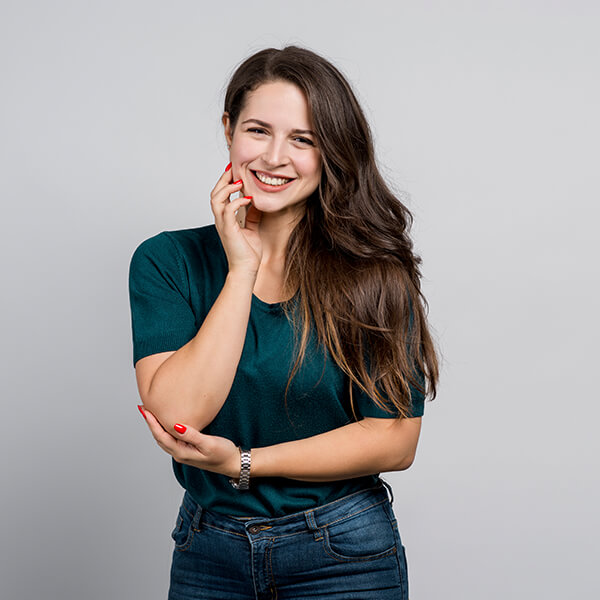
#> input picture faces/trainer-2.jpg, 600 x 600 px
$ python face_detector_images.py
#> lines starting #> are read from the running program, lines starting #| are printed output that depends on the picture; after the words box and inside, x2 and y2 are one past the last pixel; in counts of white or black regions, pixels touching at a corner belong together
import cv2 as cv

cascade_file = cv.CascadeClassifier('face.xml')

image_path = cv.imread("faces/trainer-2.jpg")
#> image_path is the input picture: shape (600, 600, 3); mean B, G, R 156, 155.7, 158.4
gray_image = cv.cvtColor(image_path, cv.COLOR_BGR2GRAY)
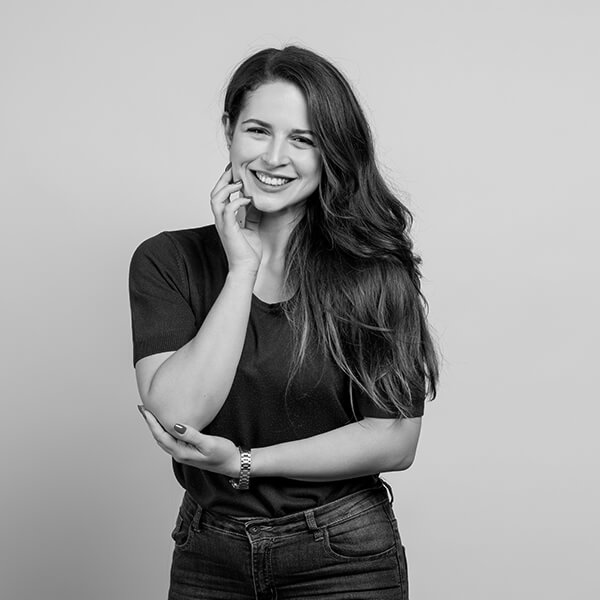
#> gray_image: shape (600, 600); min 0, max 255, mean 156.5

faces = cascade_file.detectMultiScale(gray_image, 1.1, 7)
#> faces = [[222, 92, 113, 113]]
print(f'{len(faces)} face(s) detected...')
#> (printed output is left out)

while True:
    for (x, y, w, h) in faces:
        cv.rectangle(image_path, (x, y), (x+w, y+h), (0, 255, 0), 3)
#> this loop made 1 pass
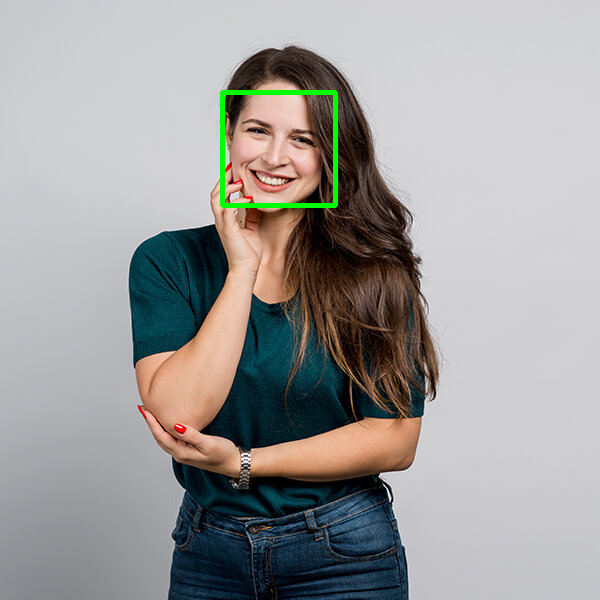
#> image_path: shape (600, 600, 3); 0.62% of pixels changed, all inside (x1, y1, x2, y2) = (220, 90, 338, 208)

    if image_path.shape[0] > 300 and image_path.shape[1] > 300:
        cv.imshow("Detected faces", cv.resize(image_path, (700, 500)))
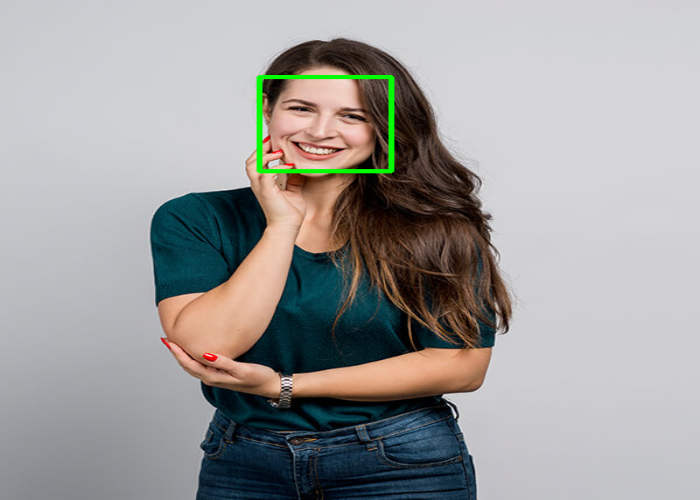
#> window 'Detected faces': shape (500, 700, 3); mean B, G, R 155.3, 156.6, 157.5
    else:
        cv.imshow("Detected faces", image_path)

    if cv.waitKey(1) & 0xFF == ord('q'):
#> (key q is pressed here)
        break

$ run again, with faces/trainer-3.jpg copied over faces/trainer-2.jpg
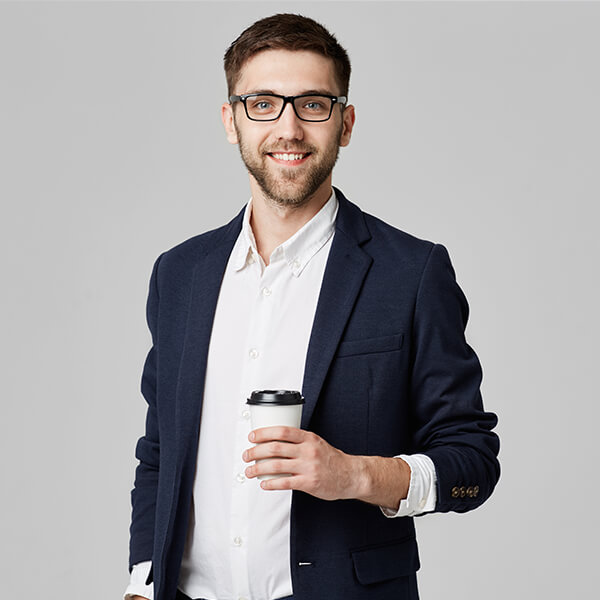
#> input picture faces/trainer-3.jpg, 600 x 600 px
#> image_path is the input picture: shape (600, 600, 3); mean B, G, R 161.9, 160.4, 162.9
#> faces = [[214, 49, 148, 148]]
#> (printed output is left out)
#> the loop `for (x, y, w, h) in faces:` made 1 pass
#> after the loop `for (x, y, w, h) in faces:`:
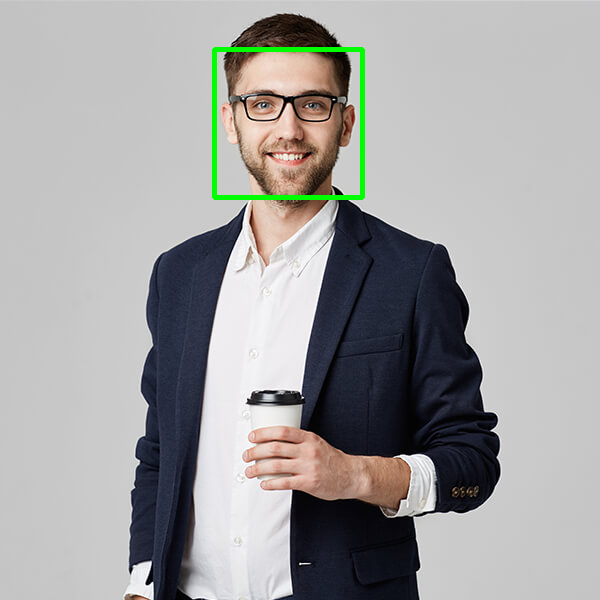
#> image_path: shape (600, 600, 3); 0.82% of pixels changed, all inside (x1, y1, x2, y2) = (212, 47, 365, 200)
#> `cv.imshow("Detected faces", cv.resize(image_path, (700, 500)))`:
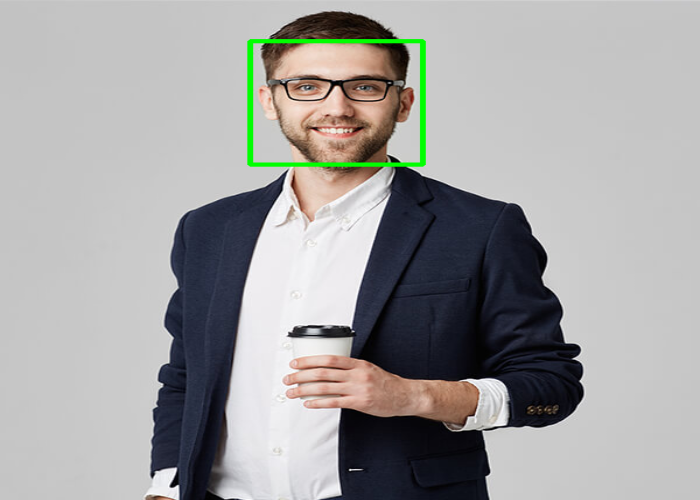
#> window 'Detected faces': shape (500, 700, 3); mean B, G, R 160.6, 161.1, 161.5
